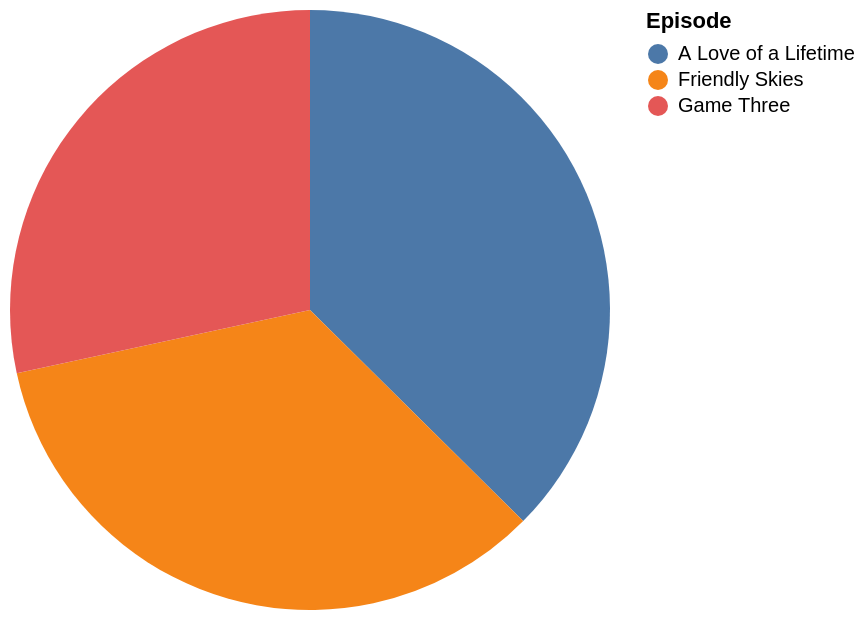

Specify this chart in Vega-Lite:
### Vega-Lite specification from a JSON file in a GitHub repository (floating-point values rounded to 4 significant figures)
{"data": {"values": [{"x_data": "A Love of a Lifetime", "y_data": 5.8}, {"x_data": "Friendly Skies", "y_data": 5.3}, {"x_data": "Game Three", "y_data": 4.4}]}, "mark": "arc", "encoding": {"theta": {"field": "y_data", "type": "quantitative", "title": "Rating"}, "color": {"field": "x_data", "type": "nominal", "title": "Episode"}}}
